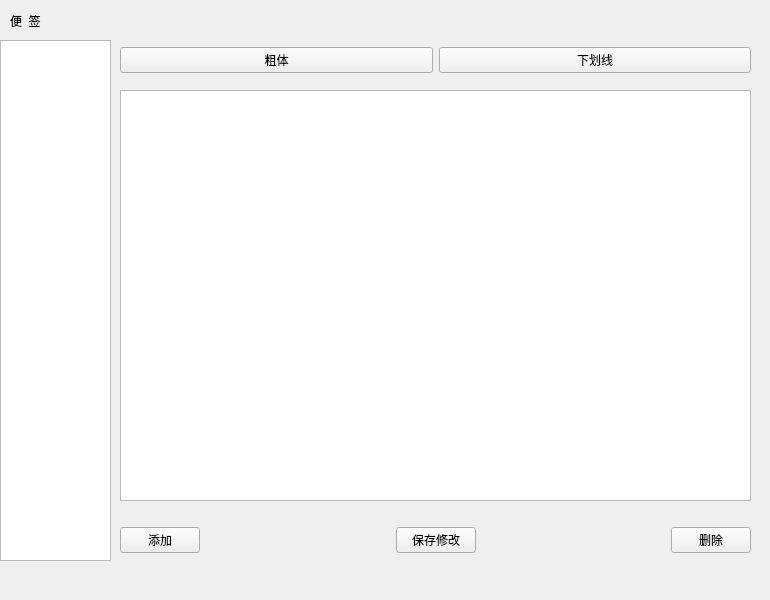
<?xml version="1.0" encoding="UTF-8"?>
<ui version="4.0">
 <class>Note</class>
 <widget class="QWidget" name="Note">
  <property name="geometry">
   <rect>
    <x>0</x>
    <y>0</y>
    <width>770</width>
    <height>600</height>
   </rect>
  </property>
  <property name="windowTitle">
   <string>Form</string>
  </property>
  <widget class="QTextEdit" name="textEdit">
   <property name="geometry">
    <rect>
     <x>120</x>
     <y>90</y>
     <width>631</width>
     <height>411</height>
    </rect>
   </property>
  </widget>
  <widget class="QWidget" name="horizontalLayoutWidget">
   <property name="geometry">
    <rect>
     <x>120</x>
     <y>30</y>
     <width>631</width>
     <height>61</height>
    </rect>
   </property>
   <layout class="QHBoxLayout" name="horizontalLayout">
    <item>
     <widget class="QPushButton" name="pushBtnChuTi">
      <property name="text">
       <string>粗体</string>
      </property>
     </widget>
    </item>
    <item>
     <widget class="QPushButton" name="pushBtnXiaHua">
      <property name="text">
       <string>下划线</string>
      </property>
     </widget>
    </item>
   </layout>
  </widget>
  <widget class="QLabel" name="label">
   <property name="geometry">
    <rect>
     <x>10</x>
     <y>0</y>
     <width>171</width>
     <height>41</height>
    </rect>
   </property>
   <property name="text">
    <string>便  签</string>
   </property>
  </widget>
  <widget class="QListWidget" name="listWidget">
   <property name="geometry">
    <rect>
     <x>0</x>
     <y>40</y>
     <width>111</width>
     <height>521</height>
    </rect>
   </property>
  </widget>
  <widget class="QWidget" name="horizontalLayoutWidget_2">
   <property name="geometry">
    <rect>
     <x>120</x>
     <y>500</y>
     <width>631</width>
     <height>81</height>
    </rect>
   </property>
   <layout class="QHBoxLayout" name="horizontalLayout_2">
    <item>
     <widget class="QPushButton" name="pushBtnAdd">
      <property name="text">
       <string>添加</string>
      </property>
      <property name="icon">
       <iconset resource="icons.qrc">
        <normaloff>:/resources/add.png</normaloff>:/resources/add.png</iconset>
      </property>
     </widget>
    </item>
    <item>
     <spacer name="horizontalSpacer_2">
      <property name="orientation">
       <enum>Qt::Horizontal</enum>
      </property>
      <property name="sizeHint" stdset="0">
       <size>
        <width>40</width>
        <height>20</height>
       </size>
      </property>
     </spacer>
    </item>
    <item>
     <widget class="QPushButton" name="pushBtnSave">
      <property name="text">
       <string>保存修改</string>
      </property>
      <property name="icon">
       <iconset resource="icons.qrc">
        <normaloff>:/resources/save.png</normaloff>:/resources/save.png</iconset>
      </property>
     </widget>
    </item>
    <item>
     <spacer name="horizontalSpacer">
      <property name="orientation">
       <enum>Qt::Horizontal</enum>
      </property>
      <property name="sizeHint" stdset="0">
       <size>
        <width>40</width>
        <height>20</height>
       </size>
      </property>
     </spacer>
    </item>
    <item>
     <widget class="QPushButton" name="pushBtnDel">
      <property name="text">
       <string>删除</string>
      </property>
      <property name="icon">
       <iconset resource="icons.qrc">
        <normaloff>:/resources/del.png</normaloff>:/resources/del.png</iconset>
      </property>
     </widget>
    </item>
   </layout>
  </widget>
 </widget>
 <resources>
  <include location="icons.qrc"/>
 </resources>
 <connections/>
</ui>
